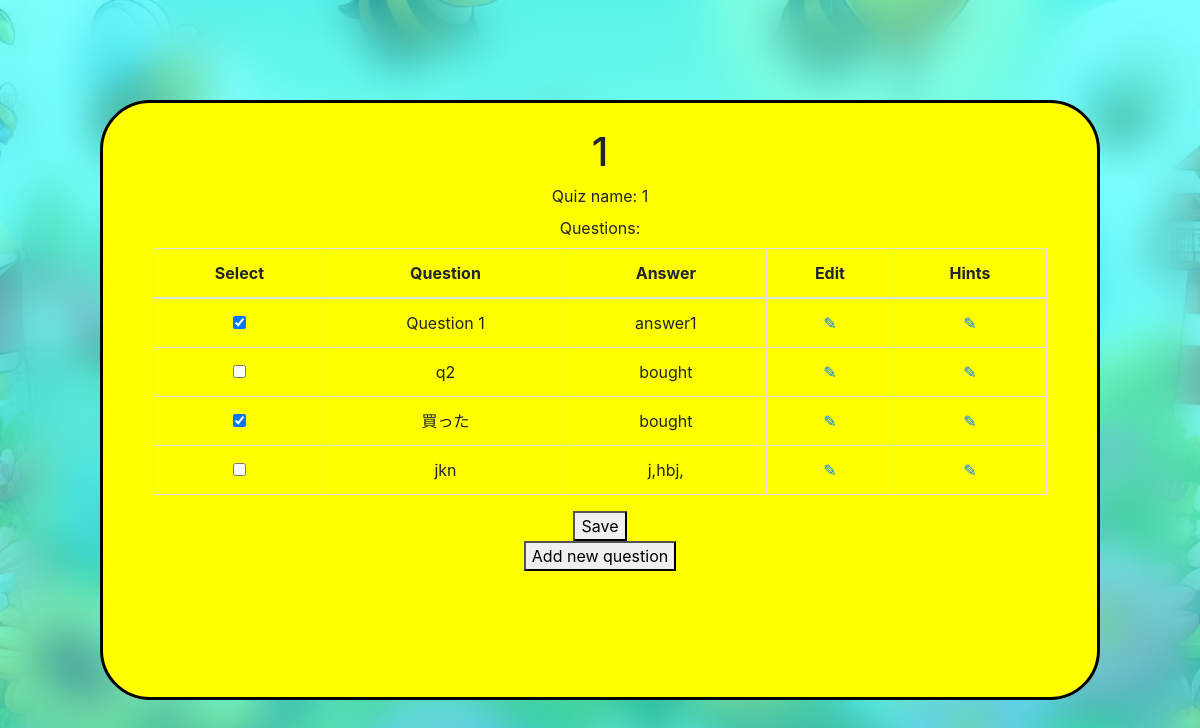
/quizzes/quiz/12/, run on the app's committed database.
### quiz_creator/models.py (models this page shows, shortened)
class Quiz(models.Model):
    quiz_name = models.CharField(max_length=50, unique=True)
    questions = models.ManyToManyField(Question, blank=True)

class Question(models.Model):
    question_text = models.CharField(max_length=50)
    answer_text = models.CharField(max_length=50)
    question_language = models.ForeignKey(Language, related_name='question_language', on_delete=models.CASCADE)
    answer_language = models.ForeignKey(Language, related_name='answer_language', on_delete=models.CASCADE)

### quiz_creator/views.py (the view, shortened to what this page needs)
# urls.py: path('quizzes/quiz/<int:pk>/', views.quiz_detail, name='quiz_detail'),
def quiz_detail(request, pk):
    global current_quiz
    current_quiz = pk
    all_questions = Question.objects.all()
    quiz = get_object_or_404(Quiz, pk=pk)
    form = QuizDetailForm()
    if request.method == "GET":
        return (render(
            request,
            'quiz_creator/quiz_detail.html',
            {'quiz': quiz, 'form': form, 'all_questions': all_questions}
        ))

### quiz_creator/forms.py
class QuizDetailForm(forms.ModelForm):
    questions = forms.ModelMultipleChoiceField(
        queryset=Question.objects.all(),
        widget=forms.CheckboxSelectMultiple,
        required=False
    )
    class Meta:
        model = Quiz
        fields = ['questions']
    def __init__(self, *args, **kwargs):
        super().__init__(*args, **kwargs)
        if self.instance.pk:
            self.fields['questions'].initial = self.instance.questions.all()

### quiz_creator/templates/quiz_creator/quiz_detail.html (shortened to what this page needs)
{% extends 'base_yellow.html' %}
{% block yellow_content %}
  <h1>{{ quiz.quiz_name }}</h1>
  <form method="POST">
    <div>
      <label for="id_quiz_name">Quiz name:</label>
      {{ quiz.quiz_name }}
    </div>
    <div>
      <label>Questions:</label>
      <table class="table table-bordered table-hover border">
        <thead>
          <tr>
            <th>Select</th>
            <th>Question</th>
            <th>Answer</th>
            <th>Edit</th>
            <th>Hints</th>
          </tr>
        </thead>
        <tbody>
         {% for question in all_questions.all %}
            <tr>
              <td><input type="checkbox" value="{{ question.pk }}" name="question"
                {% if question in quiz.questions.all %}
                  checked="checked"
                {% endif %}
                ></td>
              <td>{{ question.question_text }}</td>
              <td>{{ question.answer_text }}</td>
              <td><a href="{% url 'question_detail' question.pk %}">✎</a></td>
              <td><a href="{% url 'hints' question.pk %}">✎</a></td>
            </tr>
          {% endfor %}
        </tbody>
      </table>
    </div>
    <button type="submit">Save</button>
    </form>
      <a href="{% url 'question_detail' 0 %}">
        <button>Add new question</button>
      </a>
{% endblock %}

### static/styles/base.css (style rules this page uses)
html, body { height: 100%; margin: 0; padding: 0; }
.full-viewport-background { height: 100%; width: 100%; background-image: url('../images/background.jpg'); background-size: cover; background-position: center; background-repeat: no-repeat; }

### data on the page
Quiz: quiz_name "1"
Question: question "☑", question_text "Question 1", answer_text "answer1"
Question: question_text "q2", answer_text "bought"
Question: question "☑", question_text "買った", answer_text "bought"
Question: question_text "jkn", answer_text "j,hbj,"
